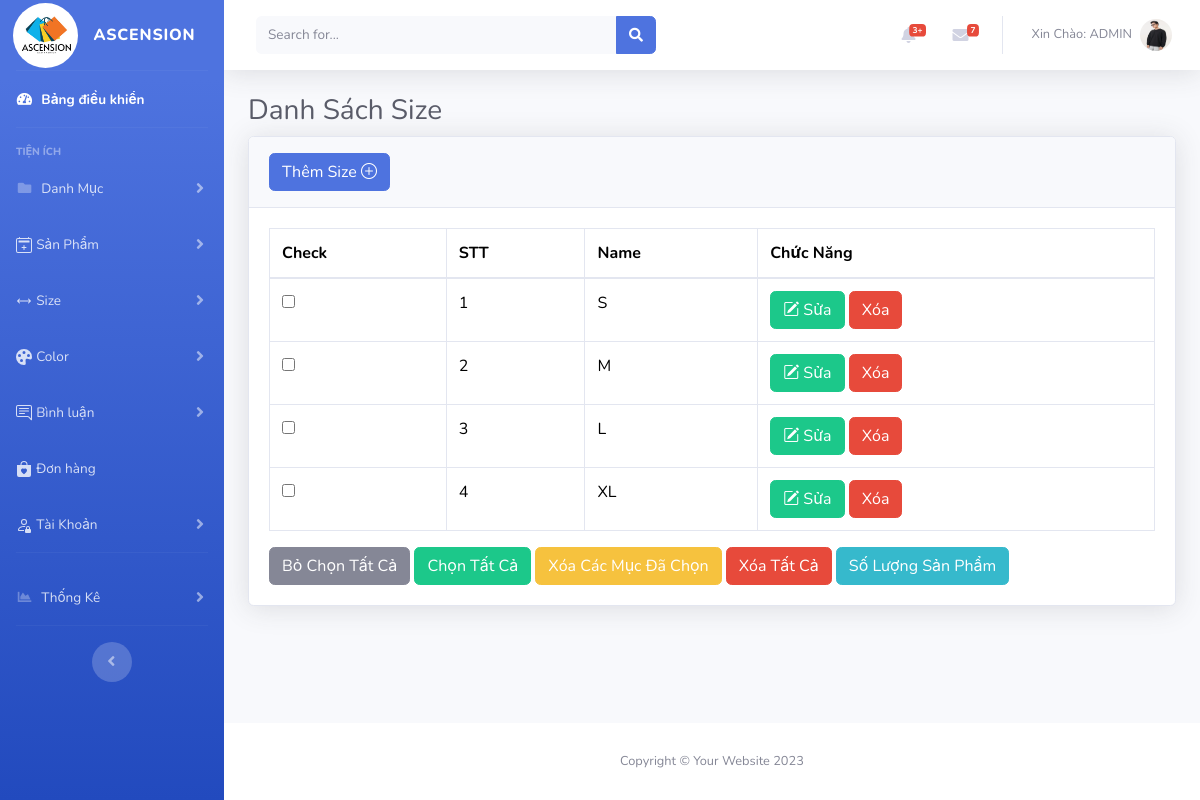
/admin/index.php?act=listsize (signed in), run on the app's committed database.
### tables this page shows
CREATE TABLE `size` (
  `id_size` int(11) NOT NULL,
  `name_size` varchar(255) NOT NULL
);

### model/pdo.php (called while the page is built, shortened)
<?php
function pdo_get_connection(){
    $dburl = "mysql:host=127.0.0.1;dbname=duan1;charset=utf8";
    $username = 'root';
    $password = '';
    $conn = new PDO($dburl, $username, $password);
    $conn->setAttribute(PDO::ATTR_ERRMODE, PDO::ERRMODE_EXCEPTION);
    return $conn;
}
function pdo_query($sql){
    $sql_args = array_slice(func_get_args(), 1);
    try{
        $conn = pdo_get_connection();
        $stmt = $conn->prepare($sql);
        $stmt->execute($sql_args);
        $rows = $stmt->fetchAll();
        return $rows;
    }
    catch(PDOException $e){
        throw $e;
    }
    finally{
        unset($conn);
    }
}

### model/size.php (called while the page is built, shortened)
<?php
function LoadAll_size()
{
  $sql = "SELECT * FROM size ";
  $dm = pdo_query($sql);
  return $dm;
}

### admin/size/list.php (the view, shortened to what this page needs)
<div class="container-fluid">
    <h1 class="h3 mb-2 text-gray-800">Danh Sách Size</h1>
    <div class="card shadow mb-4">
        <div class="card-header py-3">
            <a class="btn btn-primary" href="?act=addsize">Thêm Size <i class="bi bi-plus-circle"></i></a>
        </div>
        <div class="card-body">
            <div class="table-responsive">
                <table class="table table-bordered" id="dataTable" width="100%" cellspacing="0">
                    <thead>
                        <tr>
                            <th>Check</th>
                            <th>STT</th>
                            <th>Name</th>
                            <th>Chức Năng</th>
                        </tr>
                    </thead>
                    <tbody>
                        <form action="" method="get">
                            <?php foreach ($size_list as $key => $value) : ?>
                                <tr>
                                    <td><input type="checkbox"></td>
                                    <td><?= $key + 1 ?></td>
                                    <td><?= $value['name_size'] ?></td>
                                    <td><a href="?act=editsize&idsize=<?= $value['id_size'] ?>" class="btn btn-success"><i class="bi bi-pencil-square"></i> Sửa</a>
                                        <a href="?act=xoasize&idsize=<?= $value['id_size'] ?>" onclick="return confirm('Bạn có muốn xóa không ?') " class="btn btn-danger">Xóa</a>
                                    </td>
                                </tr>
                            <?php endforeach ?>
                    </tbody>
                </table>
                <a href="" type="reset" class="btn btn-secondary">Bỏ Chọn Tất Cả </a>
                <a href="" type="button" class="btn btn-success">Chọn Tất Cả</a>
                <a type="button" class="btn btn-warning" onclick="return confirm('Bạn có muốn xóa không ?')">Xóa Các Mục Đã Chọn</a>
                <a href="" onclick="return confirm('Bạn có muốn xóa không ?')" type="button" class="btn btn-danger">Xóa Tất Cả</a>
                <a href="" type="button" class="btn btn-info">Số Lượng Sản Phẩm</a>
            </div>
        </div>
    </div>
</div>

### data on the page
size: name_size "S"
size: name_size "M"
size: name_size "L"
size: name_size "XL"

### other printed values
$_SESSION['username']['name_tk'] "ADMIN"
